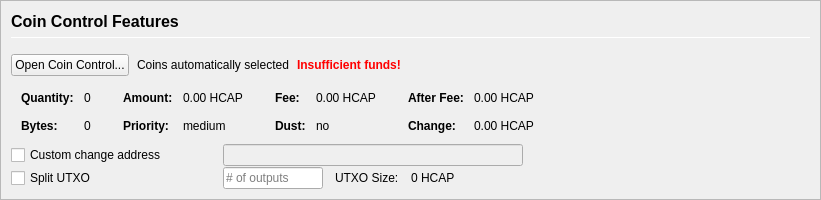
         <widget class="QFrame" name="frameCoinControl">
          <property name="sizePolicy">
           <sizepolicy hsizetype="Expanding" vsizetype="Expanding">
            <horstretch>0</horstretch>
            <verstretch>0</verstretch>
           </sizepolicy>
          </property>
          <property name="maximumSize">
           <size>
            <width>16777215</width>
            <height>16777215</height>
           </size>
          </property>
          <property name="frameShape">
           <enum>QFrame::StyledPanel</enum>
          </property>
          <property name="frameShadow">
           <enum>QFrame::Sunken</enum>
          </property>
          <layout class="QVBoxLayout" name="verticalLayoutCoinControl2">
           <property name="spacing">
            <number>0</number>
           </property>
           <property name="leftMargin">
            <number>0</number>
           </property>
           <property name="topMargin">
            <number>0</number>
           </property>
           <property name="rightMargin">
            <number>0</number>
           </property>
           <property name="bottomMargin">
            <number>0</number>
           </property>
           <item>
            <widget class="QFrame" name="frameCoinControl_BG">
             <layout class="QVBoxLayout" name="verticalLayoutCoinControl" stretch="0,0,0,0,0,0">
              <property name="spacing">
               <number>1</number>
              </property>
              <property name="leftMargin">
               <number>10</number>
              </property>
              <property name="topMargin">
               <number>10</number>
              </property>
              <item>
               <layout class="QHBoxLayout" name="horizontalLayoutCoinControl1">
                <property name="bottomMargin">
                 <number>15</number>
                </property>
                <item>
                 <layout class="QVBoxLayout" name="verticalLayout_3">
                  <property name="spacing">
                   <number>6</number>
                  </property>
                  <item>
                   <widget class="QLabel" name="labelCoinControlFeatures">
                    <property name="sizePolicy">
                     <sizepolicy hsizetype="Preferred" vsizetype="Maximum">
                      <horstretch>0</horstretch>
                      <verstretch>0</verstretch>
                     </sizepolicy>
                    </property>
                    <property name="minimumSize">
                     <size>
                      <width>0</width>
                      <height>20</height>
                     </size>
                    </property>
                    <property name="font">
                     <font>
                      <pointsize>12</pointsize>
                      <weight>75</weight>
                      <bold>true</bold>
                     </font>
                    </property>
                    <property name="styleSheet">
                     <string notr="true">font-weight:bold;</string>
                    </property>
                    <property name="text">
                     <string>Coin Control Features</string>
                    </property>
                   </widget>
                  </item>
                  <item>
                   <widget class="Line" name="line">
                    <property name="minimumSize">
                     <size>
                      <width>0</width>
                      <height>1</height>
                     </size>
                    </property>
                    <property name="maximumSize">
                     <size>
                      <width>16777215</width>
                      <height>1</height>
                     </size>
                    </property>
                    <property name="orientation">
                     <enum>Qt::Horizontal</enum>
                    </property>
                   </widget>
                  </item>
                 </layout>
                </item>
               </layout>
              </item>
              <item>
               <layout class="QHBoxLayout" name="horizontalLayoutCoinControl2" stretch="0,0,0,0">
                <property name="spacing">
                 <number>8</number>
                </property>
                <property name="bottomMargin">
                 <number>10</number>
                </property>
                <item>
                 <widget class="QPushButton" name="pushButtonCoinControl">
                  <property name="styleSheet">
                   <string notr="true"/>
                  </property>
                  <property name="text">
                   <string>Open Coin Control...</string>
                  </property>
                  <property name="autoDefault">
                   <bool>false</bool>
                  </property>
                 </widget>
                </item>
                <item>
                 <widget class="QLabel" name="labelCoinControlAutomaticallySelected">
                  <property name="text">
                   <string>Coins automatically selected</string>
                  </property>
                  <property name="margin">
                   <number>5</number>
                  </property>
                 </widget>
                </item>
                <item>
                 <widget class="QLabel" name="labelCoinControlInsuffFunds">
                  <property name="font">
                   <font>
                    <weight>75</weight>
                    <bold>true</bold>
                   </font>
                  </property>
                  <property name="styleSheet">
                   <string notr="true">color:red;font-weight:bold;</string>
                  </property>
                  <property name="text">
                   <string>Insufficient funds!</string>
                  </property>
                  <property name="margin">
                   <number>5</number>
                  </property>
                 </widget>
                </item>
                <item>
                 <spacer name="horizontalSpacerCoinControl">
                  <property name="orientation">
                   <enum>Qt::Horizontal</enum>
                  </property>
                  <property name="sizeHint" stdset="0">
                   <size>
                    <width>40</width>
                    <height>1</height>
                   </size>
                  </property>
                 </spacer>
                </item>
               </layout>
              </item>
              <item>
               <widget class="QWidget" name="widgetCoinControl" native="true">
                <property name="sizePolicy">
                 <sizepolicy hsizetype="Preferred" vsizetype="Preferred">
                  <horstretch>0</horstretch>
                  <verstretch>0</verstretch>
                 </sizepolicy>
                </property>
                <property name="minimumSize">
                 <size>
                  <width>0</width>
                  <height>0</height>
                 </size>
                </property>
                <property name="styleSheet">
                 <string notr="true"/>
                </property>
                <layout class="QHBoxLayout" name="horizontalLayoutCoinControl5">
                 <property name="leftMargin">
                  <number>0</number>
                 </property>
                 <property name="topMargin">
                  <number>0</number>
                 </property>
                 <property name="rightMargin">
                  <number>0</number>
                 </property>
                 <property name="bottomMargin">
                  <number>0</number>
                 </property>
                 <item>
                  <layout class="QHBoxLayout" name="horizontalLayoutCoinControl3" stretch="0,0,0,1">
                   <property name="spacing">
                    <number>20</number>
                   </property>
                   <property name="topMargin">
                    <number>0</number>
                   </property>
                   <property name="bottomMargin">
                    <number>10</number>
                   </property>
                   <item>
                    <layout class="QFormLayout" name="formLayoutCoinControl1">
                     <property name="horizontalSpacing">
                      <number>10</number>
                     </property>
                     <property name="verticalSpacing">
                      <number>14</number>
                     </property>
                     <property name="leftMargin">
                      <number>10</number>
                     </property>
                     <property name="topMargin">
                      <number>4</number>
                     </property>
                     <property name="rightMargin">
                      <number>6</number>
                     </property>
                     <item row="0" column="0">
                      <widget class="QLabel" name="labelCoinControlQuantityText">
                       <property name="font">
                        <font>
                         <weight>75</weight>
                         <bold>true</bold>
                        </font>
                       </property>
                       <property name="text">
                        <string>Quantity:</string>
                       </property>
                       <property name="margin">
                        <number>0</number>
                       </property>
                      </widget>
                     </item>
                     <item row="0" column="1">
                      <widget class="QLabel" name="labelCoinControlQuantity">
                       <property name="cursor">
                        <cursorShape>IBeamCursor</cursorShape>
                       </property>
                       <property name="contextMenuPolicy">
                        <enum>Qt::ActionsContextMenu</enum>
                       </property>
                       <property name="text">
                        <string notr="true">0</string>
                       </property>
                       <property name="margin">
                        <number>0</number>
                       </property>
                       <property name="textInteractionFlags">
                        <set>Qt::LinksAccessibleByMouse|Qt::TextSelectableByKeyboard|Qt::TextSelectableByMouse</set>
                       </property>
                      </widget>
                     </item>
                     <item row="1" column="0">
                      <widget class="QLabel" name="labelCoinControlBytesText">
                       <property name="font">
                        <font>
                         <weight>75</weight>
                         <bold>true</bold>
                        </font>
                       </property>
                       <property name="text">
                        <string>Bytes:</string>
                       </property>
                      </widget>
                     </item>
                     <item row="1" column="1">
                      <widget class="QLabel" name="labelCoinControlBytes">
                       <property name="cursor">
                        <cursorShape>IBeamCursor</cursorShape>
                       </property>
                       <property name="contextMenuPolicy">
                        <enum>Qt::ActionsContextMenu</enum>
                       </property>
                       <property name="text">
                        <string notr="true">0</string>
                       </property>
                       <property name="textInteractionFlags">
                        <set>Qt::LinksAccessibleByMouse|Qt::TextSelectableByKeyboard|Qt::TextSelectableByMouse</set>
                       </property>
                      </widget>
                     </item>
                    </layout>
                   </item>
                   <item>
                    <layout class="QFormLayout" name="formLayoutCoinControl2">
                     <property name="horizontalSpacing">
                      <number>10</number>
                     </property>
                     <property name="verticalSpacing">
                      <number>14</number>
                     </property>
                     <property name="leftMargin">
                      <number>6</number>
                     </property>
                     <property name="topMargin">
                      <number>4</number>
                     </property>
                     <property name="rightMargin">
                      <number>6</number>
                     </property>
                     <item row="0" column="0">
                      <widget class="QLabel" name="labelCoinControlAmountText">
                       <property name="font">
                        <font>
                         <weight>75</weight>
                         <bold>true</bold>
                        </font>
                       </property>
                       <property name="text">
                        <string>Amount:</string>
                       </property>
                       <property name="margin">
                        <number>0</number>
                       </property>
                      </widget>
                     </item>
                     <item row="0" column="1">
                      <widget class="QLabel" name="labelCoinControlAmount">
                       <property name="cursor">
                        <cursorShape>IBeamCursor</cursorShape>
                       </property>
                       <property name="contextMenuPolicy">
                        <enum>Qt::ActionsContextMenu</enum>
                       </property>
                       <property name="text">
                        <string notr="true">0.00 HCAP</string>
                       </property>
                       <property name="textInteractionFlags">
                        <set>Qt::LinksAccessibleByMouse|Qt::TextSelectableByKeyboard|Qt::TextSelectableByMouse</set>
                       </property>
                      </widget>
                     </item>
                     <item row="1" column="0">
                      <widget class="QLabel" name="labelCoinControlPriorityText">
                       <property name="font">
                        <font>
                         <weight>75</weight>
                         <bold>true</bold>
                        </font>
                       </property>
                       <property name="text">
                        <string>Priority:</string>
                       </property>
                      </widget>
                     </item>
                     <item row="1" column="1">
                      <widget class="QLabel" name="labelCoinControlPriority">
                       <property name="cursor">
                        <cursorShape>IBeamCursor</cursorShape>
                       </property>
                       <property name="contextMenuPolicy">
                        <enum>Qt::ActionsContextMenu</enum>
                       </property>
                       <property name="text">
                        <string>medium</string>
                       </property>
                       <property name="textInteractionFlags">
                        <set>Qt::LinksAccessibleByMouse|Qt::TextSelectableByKeyboard|Qt::TextSelectableByMouse</set>
                       </property>
                      </widget>
                     </item>
                    </layout>
                   </item>
                   <item>
                    <layout class="QFormLayout" name="formLayoutCoinControl3">
                     <property name="horizontalSpacing">
                      <number>10</number>
                     </property>
                     <property name="verticalSpacing">
                      <number>14</number>
                     </property>
                     <property name="leftMargin">
                      <number>6</number>
                     </property>
                     <property name="topMargin">
                      <number>4</number>
                     </property>
                     <property name="rightMargin">
                      <number>6</number>
                     </property>
                     <item row="0" column="0">
                      <widget class="QLabel" name="labelCoinControlFeeText">
                       <property name="font">
                        <font>
                         <weight>75</weight>
                         <bold>true</bold>
                        </font>
                       </property>
                       <property name="text">
                        <string>Fee:</string>
                       </property>
                       <property name="margin">
                        <number>0</number>
                       </property>
                      </widget>
                     </item>
                     <item row="0" column="1">
                      <widget class="QLabel" name="labelCoinControlFee">
                       <property name="cursor">
                        <cursorShape>IBeamCursor</cursorShape>
                       </property>
                       <property name="contextMenuPolicy">
                        <enum>Qt::ActionsContextMenu</enum>
                       </property>
                       <property name="text">
                        <string notr="true">0.00 HCAP</string>
                       </property>
                       <property name="textInteractionFlags">
                        <set>Qt::LinksAccessibleByMouse|Qt::TextSelectableByKeyboard|Qt::TextSelectableByMouse</set>
                       </property>
                      </widget>
                     </item>
                     <item row="1" column="0">
                      <widget class="QLabel" name="labelCoinControlLowOutputText">
                       <property name="font">
                        <font>
                         <weight>75</weight>
                         <bold>true</bold>
                        </font>
                       </property>
                       <property name="text">
                        <string>Dust:</string>
                       </property>
                      </widget>
                     </item>
                     <item row="1" column="1">
                      <widget class="QLabel" name="labelCoinControlLowOutput">
                       <property name="cursor">
                        <cursorShape>IBeamCursor</cursorShape>
                       </property>
                       <property name="contextMenuPolicy">
                        <enum>Qt::ActionsContextMenu</enum>
                       </property>
                       <property name="text">
                        <string>no</string>
                       </property>
                       <property name="textInteractionFlags">
                        <set>Qt::LinksAccessibleByMouse|Qt::TextSelectableByKeyboard|Qt::TextSelectableByMouse</set>
                       </property>
                      </widget>
                     </item>
                    </layout>
                   </item>
                   <item>
                    <layout class="QFormLayout" name="formLayoutCoinControl4">
                     <property name="horizontalSpacing">
                      <number>10</number>
                     </property>
                     <property name="verticalSpacing">
                      <number>14</number>
                     </property>
                     <property name="leftMargin">
                      <number>6</number>
                     </property>
                     <property name="topMargin">
                      <number>4</number>
                     </property>
                     <property name="rightMargin">
                      <number>6</number>
                     </property>
                     <item row="0" column="0">
                      <widget class="QLabel" name="labelCoinControlAfterFeeText">
                       <property name="font">
                        <font>
                         <weight>75</weight>
                         <bold>true</bold>
                        </font>
                       </property>
                       <property name="text">
                        <string>After Fee:</string>
                       </property>
                       <property name="margin">
                        <number>0</number>
                       </property>
                      </widget>
                     </item>
                     <item row="0" column="1">
                      <widget class="QLabel" name="labelCoinControlAfterFee">
                       <property name="cursor">
                        <cursorShape>IBeamCursor</cursorShape>
                       </property>
                       <property name="contextMenuPolicy">
                        <enum>Qt::ActionsContextMenu</enum>
                       </property>
                       <property name="text">
                        <string notr="true">0.00 HCAP</string>
                       </property>
                       <property name="textInteractionFlags">
                        <set>Qt::LinksAccessibleByMouse|Qt::TextSelectableByKeyboard|Qt::TextSelectableByMouse</set>
                       </property>
                      </widget>
                     </item>
                     <item row="1" column="0">
                      <widget class="QLabel" name="labelCoinControlChangeText">
                       <property name="font">
                        <font>
                         <weight>75</weight>
                         <bold>true</bold>
                        </font>
                       </property>
                       <property name="text">
                        <string>Change:</string>
                       </property>
                      </widget>
                     </item>
                     <item row="1" column="1">
                      <widget class="QLabel" name="labelCoinControlChange">
                       <property name="cursor">
                        <cursorShape>IBeamCursor</cursorShape>
                       </property>
                       <property name="contextMenuPolicy">
                        <enum>Qt::ActionsContextMenu</enum>
                       </property>
                       <property name="text">
                        <string notr="true">0.00 HCAP</string>
                       </property>
                       <property name="textInteractionFlags">
                        <set>Qt::LinksAccessibleByMouse|Qt::TextSelectableByKeyboard|Qt::TextSelectableByMouse</set>
                       </property>
                      </widget>
                     </item>
                    </layout>
                   </item>
                  </layout>
                 </item>
                </layout>
               </widget>
              </item>
              <item>
               <layout class="QHBoxLayout" name="horizontalLayoutCoinControl4">
                <property name="spacing">
                 <number>12</number>
                </property>
                <property name="sizeConstraint">
                 <enum>QLayout::SetDefaultConstraint</enum>
                </property>
                <property name="topMargin">
                 <number>0</number>
                </property>
                <property name="rightMargin">
                 <number>0</number>
                </property>
                <item>
                 <widget class="QCheckBox" name="checkBoxCoinControlChange">
                  <property name="sizePolicy">
                   <sizepolicy hsizetype="Preferred" vsizetype="Preferred">
                    <horstretch>0</horstretch>
                    <verstretch>0</verstretch>
                   </sizepolicy>
                  </property>
                  <property name="minimumSize">
                   <size>
                    <width>200</width>
                    <height>0</height>
                   </size>
                  </property>
                  <property name="maximumSize">
                   <size>
                    <width>200</width>
                    <height>16777215</height>
                   </size>
                  </property>
                  <property name="toolTip">
                   <string>If this is activated, but the change address is empty or invalid, change will be sent to a newly generated address.</string>
                  </property>
                  <property name="text">
                   <string>Custom change address</string>
                  </property>
                 </widget>
                </item>
                <item>
                 <widget class="QValidatedLineEdit" name="lineEditCoinControlChange">
                  <property name="enabled">
                   <bool>false</bool>
                  </property>
                  <property name="sizePolicy">
                   <sizepolicy hsizetype="Preferred" vsizetype="Preferred">
                    <horstretch>0</horstretch>
                    <verstretch>0</verstretch>
                   </sizepolicy>
                  </property>
                  <property name="minimumSize">
                   <size>
                    <width>300</width>
                    <height>0</height>
                   </size>
                  </property>
                 </widget>
                </item>
                <item>
                 <widget class="QLabel" name="labelCoinControlChangeLabel">
                  <property name="sizePolicy">
                   <sizepolicy hsizetype="Preferred" vsizetype="Preferred">
                    <horstretch>0</horstretch>
                    <verstretch>0</verstretch>
                   </sizepolicy>
                  </property>
                  <property name="minimumSize">
                   <size>
                    <width>100</width>
                    <height>0</height>
                   </size>
                  </property>
                  <property name="text">
                   <string/>
                  </property>
                  <property name="margin">
                   <number>3</number>
                  </property>
                 </widget>
                </item>
               </layout>
              </item>
              <item>
               <layout class="QHBoxLayout" name="horizontalLayoutCoinControl6">
                <property name="spacing">
                 <number>12</number>
                </property>
                <property name="rightMargin">
                 <number>0</number>
                </property>
                <item>
                 <widget class="QCheckBox" name="splitBlockCheckBox">
                  <property name="sizePolicy">
                   <sizepolicy hsizetype="Preferred" vsizetype="Preferred">
                    <horstretch>0</horstretch>
                    <verstretch>0</verstretch>
                   </sizepolicy>
                  </property>
                  <property name="minimumSize">
                   <size>
                    <width>200</width>
                    <height>0</height>
                   </size>
                  </property>
                  <property name="maximumSize">
                   <size>
                    <width>200</width>
                    <height>16777215</height>
                   </size>
                  </property>
                  <property name="text">
                   <string>Split UTXO</string>
                  </property>
                 </widget>
                </item>
                <item>
                 <widget class="QLineEdit" name="splitBlockLineEdit">
                  <property name="sizePolicy">
                   <sizepolicy hsizetype="Preferred" vsizetype="Preferred">
                    <horstretch>50</horstretch>
                    <verstretch>0</verstretch>
                   </sizepolicy>
                  </property>
                  <property name="minimumSize">
                   <size>
                    <width>100</width>
                    <height>0</height>
                   </size>
                  </property>
                  <property name="maximumSize">
                   <size>
                    <width>100</width>
                    <height>16777215</height>
                   </size>
                  </property>
                  <property name="placeholderText">
                   <string># of outputs</string>
                  </property>
                 </widget>
                </item>
                <item>
                 <widget class="QLabel" name="labelBlockSizeText">
                  <property name="text">
                   <string>UTXO Size:</string>
                  </property>
                 </widget>
                </item>
                <item>
                 <widget class="QLabel" name="labelBlockSize">
                  <property name="text">
                   <string>0 HCAP</string>
                  </property>
                 </widget>
                </item>
                <item>
                 <spacer name="horizontalSpacer_7">
                  <property name="orientation">
                   <enum>Qt::Horizontal</enum>
                  </property>
                  <property name="sizeHint" stdset="0">
                   <size>
                    <width>40</width>
                    <height>20</height>
                   </size>
                  </property>
                 </spacer>
                </item>
               </layout>
              </item>
              <item>
               <spacer name="verticalSpacerCoinControl">
                <property name="orientation">
                 <enum>Qt::Vertical</enum>
                </property>
                <property name="sizeHint" stdset="0">
                 <size>
                  <width>800</width>
                  <height>1</height>
                 </size>
                </property>
               </spacer>
              </item>
             </layout>
            </widget>
           </item>
          </layout>
         </widget>
